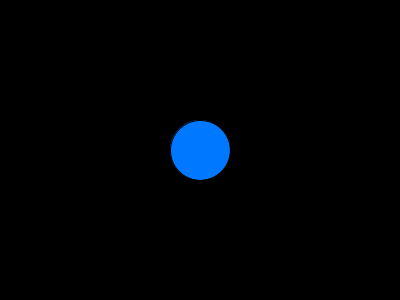
Frame 1 (no input)
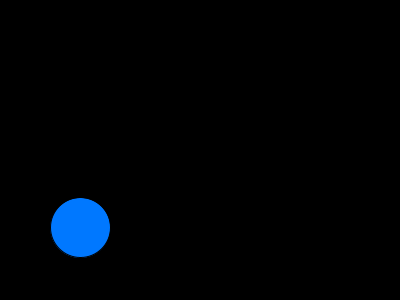
Frame 60 (the mouse pressed at the canvas centre just before this capture)
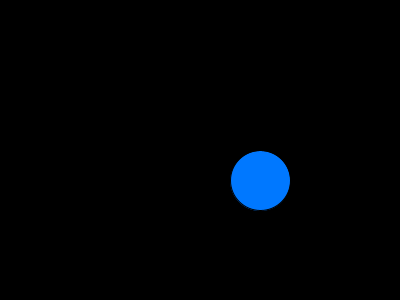
Frame 120 (the mouse held since frame 60 and released just before this capture)

The Processing sketch that drew these frames (run headless with seeded random() and noise(); from frame 60 on, the mouse is pressed at the canvas centre):

// Processing sketch: Gravity_ball
// ── Gravity_ball.pde
final int BALL_RAD = 30;
final float ACC_PER_FRAME = 0.5;
float x = 200, y = 150, xspeed  = 30, yspeed;

void setup()
{
  background(0);
  size(400, 300);
  frameRate(60);
  stroke(0);
  fill(0, 120, 255);
}

void draw()
{
  background(0);
  circle(x, y, 2 * BALL_RAD);
  move_andCollision();
}

void move_andCollision()
{
  if (x - BALL_RAD + xspeed < 0)
  {
    float f = dist(x - BALL_RAD, y, 0, y) / abs(xspeed);
    x -= f;
    x += (1 - f);
    xspeed *= -1;
  } else if (x + BALL_RAD + xspeed > width)
  {
    float f = dist(x + BALL_RAD, y, width, y) / xspeed;
    x += f;
    x -= (1 - f);
    xspeed *= -1;
  } else x += xspeed;

  if (y + BALL_RAD + yspeed > height)
  {
    float f = dist(x, y + BALL_RAD, x, height) / yspeed;
    y += f;
    y -= (1 - f);
    yspeed += (ACC_PER_FRAME * f);
    yspeed *= -0.9;
    yspeed += (ACC_PER_FRAME * (1 - f));
  } else
  {
    y += yspeed;
    yspeed += ACC_PER_FRAME;
  }
}
